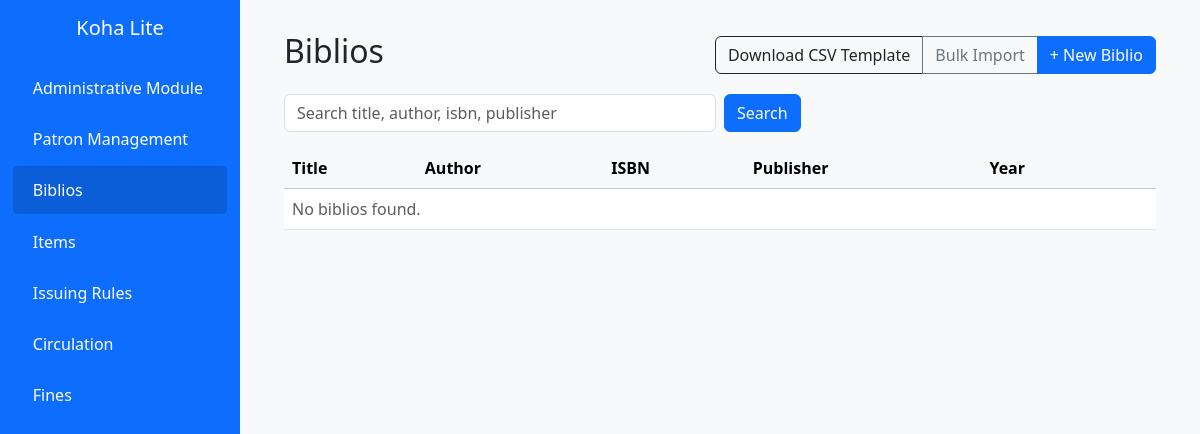
Before: /biblios/ with the older database file.
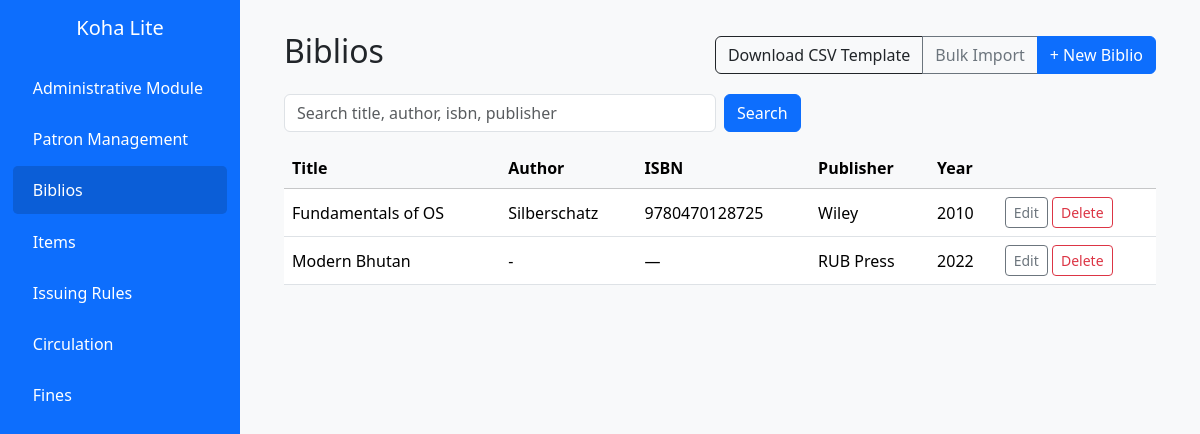
After: the same page with the newer database file.
### myapp/models.py (models this page shows, shortened)
class Biblio(models.Model):
    title = models.CharField(max_length=255)
    author = models.CharField(max_length=255, blank=True)
    isbn = models.CharField(max_length=20, unique=True, null=True, blank=True)
    publisher = models.CharField(max_length=255, blank=True)
    publication_year = models.PositiveIntegerField(null=True, blank=True)
    attributes = models.JSONField(blank=True, default=dict, help_text="Optional per-item-type metadata")
    class Meta:
        ordering = ["title"]
        verbose_name = "biblio"
        verbose_name_plural = "biblios"

### myapp/views.py (the view, shortened to what this page needs)
# urls.py: path("biblios/", views.BiblioList.as_view(), name="biblio_list"),
class BiblioList(ListView):
    model = Biblio
    template_name = "library/biblio_list.html"
    context_object_name = "rows"
    def get_queryset(self):
        qs = super().get_queryset()
        q = self.request.GET.get("q")
        return qs

### myapp/templates/library/biblio_list.html (shortened to what this page needs)
{% extends "base.html" %}
{% block content %}
<div class="d-flex justify-content-between align-items-center mb-3">
  <h2>Biblios</h2>
  <div class="btn-group">
    <a class="btn btn-outline-dark" href="{% url 'biblio_csv_template' %}">Download CSV Template</a>
    <a class="btn btn-outline-secondary" href="{% url 'biblio_import' %}">Bulk Import</a>
    <a class="btn btn-primary" href="{% url 'biblio_create' %}">+ New Biblio</a>
  </div>
</div>
<form class="row g-2 mb-3" method="get">
  <div class="col-sm-6">
    <input class="form-control" name="q" value="{{ request.GET.q }}" placeholder="Search title, author, isbn, publisher">
  </div>
  <div class="col-auto"><button class="btn btn-primary">Search</button></div>
</form>
<div class="table-responsive">
<table class="table table-hover align-middle">
  <thead class="table-light">
    <tr><th>Title</th><th>Author</th><th>ISBN</th><th>Publisher</th><th>Year</th><th></th></tr>
  </thead>
  <tbody>
  {% for r in rows %}
    <tr>
      <td>{{ r.title }}</td>
      <td>{{ r.author|default:"—" }}</td>
      <td>{{ r.isbn|default:"—" }}</td>
      <td>{{ r.publisher|default:"—" }}</td>
      <td>{{ r.publication_year|default:"—" }}</td>
      <td class="text-nowrap">
        <a class="btn btn-sm btn-outline-secondary" href="{% url 'biblio_update' r.pk %}">Edit</a>
        <a class="btn btn-sm btn-outline-danger" href="{% url 'biblio_delete' r.pk %}">Delete</a>
      </td>
    </tr>
  {% empty %}
    <tr><td colspan="6" class="text-muted">No biblios found.</td></tr>
  {% endfor %}
  </tbody>
</table>
</div>
{% endblock %}

Changed rows visible on the page:
added Biblio: title "Fundamentals of OS", author "Silberschatz", isbn "9780470128725", publisher "Wiley", publication_year "2010"
added Biblio: title "Modern Bhutan", author "-", isbn "—", publisher "RUB Press", publication_year "2022"
Other visible differences:
text no longer shown: "No biblios found."
